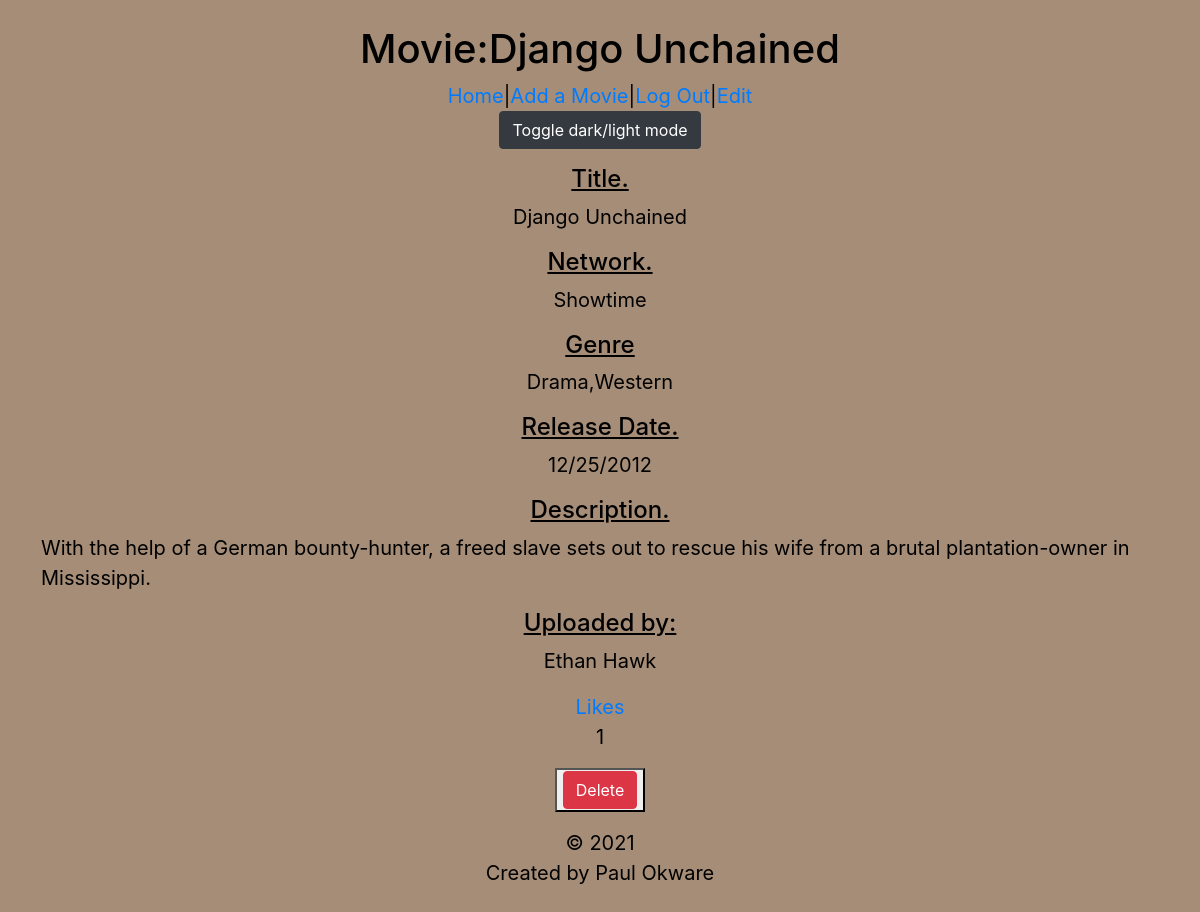
Page /dashboard/5 on the committed database.
### soloProjectApp/models.py (models this page shows)
class Movie(models.Model):
    title = models.CharField(max_length=255)
    network = models.CharField(max_length=45)
    description = models.TextField(max_length=255)
    genre = models.CharField(max_length=45)
    release_date = models.DateTimeField()
    uploaded_by = models.ForeignKey(User,related_name ='movies_uploaded',on_delete=models.CASCADE)
    user_likes = models.ManyToManyField(User, related_name='liked_movies')
    created_at = models.DateTimeField(auto_now_add=True)
    updated_at = models.DateTimeField(auto_now=True)
    objects = MovieManager()

class User(models.Model):
    firstName = models.CharField(max_length=255)
    lastName = models.CharField(max_length=255)
    email = models.EmailField(unique=True)
    password = models.CharField(max_length=255)
    created_at = models.DateTimeField(auto_now_add=True)
    updated_at = models.DateTimeField(auto_now=True)
    objects = UserManager()

### soloProjectApp/views.py (the view)
# urls.py: path('dashboard/<int:movie_id>',views.movie),
def movie(request, movie_id):
    one_movie = Movie.objects.get(id=movie_id)
    context = {
        'movie': one_movie,
    }
    return render(request, 'movie.html',context)

### soloProjectApp/templates/movie.html (shortened to what this page needs)
<!DOCTYPE html>
<html lang="en">
<head>
    <link rel="stylesheet" href="https://cdn.jsdelivr.net/npm/bootstrap@4.6.0/dist/css/bootstrap.min.css">
    {% load static %}
    <link rel="stylesheet" href="{% static 'css/styles.css' %}">
</head>
<body>
    <header>
        <h1>Movie:{{movie.title}}</h1>
        <nav>
            <a href="/dashboard">Home</a>|<a href="/new">Add a Movie</a>|<a href="/logout">Log Out</a>|<a href="{{ movie.id }}/edit">Edit</a>
        </nav>
        <button type="button" class="btn btn-dark" onclick="myFunction()">Toggle dark/light mode</button>
    </header>
    <div class="main">
        <h4>Title.</h4>
        <p>{{ movie.title }}</p>
        <h4>Network.</h4>
        <p>{{ movie.network }}</p>
        <h4>Genre</h4>
        <p>{{movie.genre}}</p>
        <h4>Release Date.</h4>
        <p>{{ movie.release_date|date:"SHORT_DATE_FORMAT" }}</p>
        <h4>Description.</h4>
        <p>{{ movie.description }}</p>
        <h4>Uploaded by:</h4>
        <p>{{movie.uploaded_by.firstName}} {{movie.uploaded_by.lastName}}</p>
        <a href="/dashboard/{{movie.id}}/like">Likes</a>
        <p>{{ movie.user_likes.count}}</p>
        <button><a href="/dashboard/{{ movie.id }}/delete"role='button' class="btn btn-danger">Delete</a></button>
    </div>
</body>
<footer>
    &copy; <span id="year">2021</span>
    <p>Created by Paul Okware</p>
</footer>
</html>

### soloProjectApp/static/css/styles.css (style rules this page uses)
body { padding: 25px; background-color: #a58d77; color: black; font-size: 20px; }
h4 { text-decoration: underline; }
.main { display: flex; flex-direction: column; justify-content: space-evenly; align-items: center; padding: 1rem; }
header { text-align: center; }
footer { text-align: center; }

### rows in the picture
Movie: title "Django Unchained", network "Showtime", genre "Drama,Western", release_date "12/25/2012", description "With the help of a German bounty-hunter, a freed slave sets out to rescue his wife from a brutal plantation-owner in Mississippi.", uploaded_by.firstName "Ethan", uploaded_by.lastName "Hawk", user_likes.count "1"
